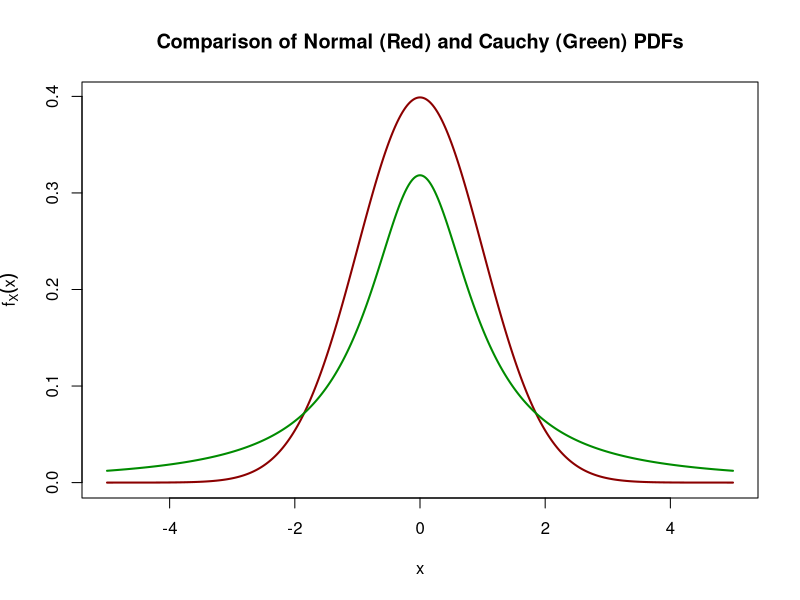
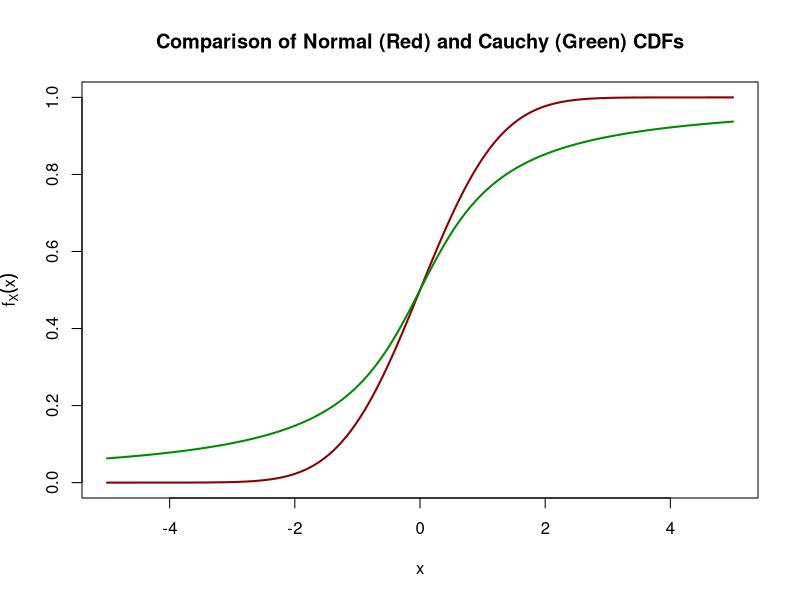
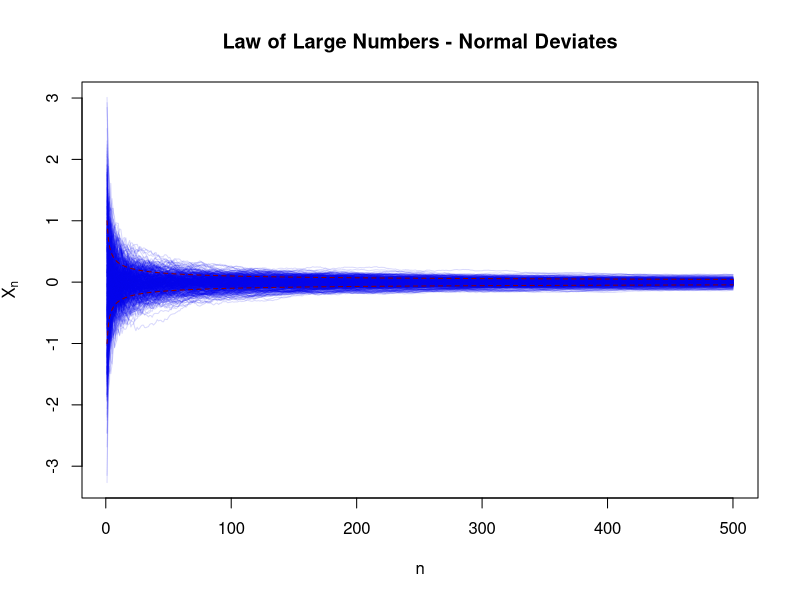
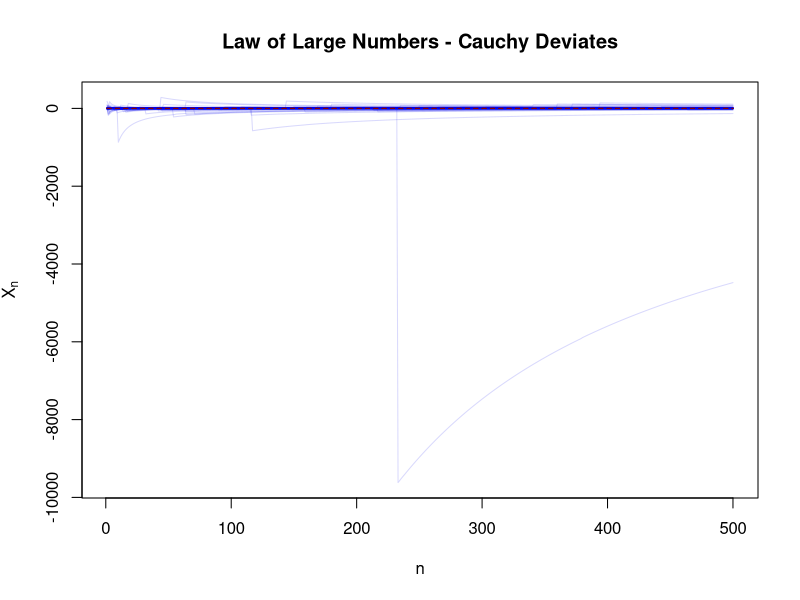

Write the R code that produced these figures, in order.
## ---- chunk 1
x <- seq(-5, 5, length.out=501)
plot(x, dnorm(x), 
     type="l", col="red4", lwd=2, 
     xlab="x", ylab=expression(f[X](x)), 
     main="Comparison of Normal (Red) and Cauchy (Green) PDFs")
lines(x, dcauchy(x), type="l", col="green4", lwd=2)
## ---- chunk 2
x <- seq(-5, 5, length.out=501)
plot(x, pnorm(x), 
     type="l", col="red4", lwd=2, 
     xlab="x", ylab=expression(f[X](x)), 
     main="Comparison of Normal (Red) and Cauchy (Green) CDFs")
lines(x, pcauchy(x), type="l", col="green4", lwd=2)
## ---- chunk 3
n <- 500
r <- 500
XX <- matrix(rnorm(n * r), nrow=r)
XX <- apply(XX, 2, dplyr::cummean)
plot(1:n, XX[,1], type="n", 
     xlab="n", ylab=expression(bar(X[n])), 
     ylim = range(XX),
     main="Law of Large Numbers - Normal Deviates"
)
for(i in 1:r){
    lines(1:n, XX[,i], col=scales::alpha("blue2",0.15))
}

lines(1:n, +1/sqrt(1:n), col="red4", lty=2)
lines(1:n, -1/sqrt(1:n), col="red4", lty=2)
## ---- chunk 4
n <- 500
r <- 500
XX <- matrix(rcauchy(n * r), nrow=r)
XX <- apply(XX, 2, dplyr::cummean)
plot(1:n, XX[,1], type="n", 
     xlab="n", ylab=expression(bar(X[n])), 
     ylim = range(XX),
     main="Law of Large Numbers - Cauchy Deviates"
)
for(i in 1:r){
    lines(1:n, XX[,i], col=scales::alpha("blue2",0.15))
}

lines(1:n, +1/sqrt(1:n), col="red4", lty=2)
lines(1:n, -1/sqrt(1:n), col="red4", lty=2)
